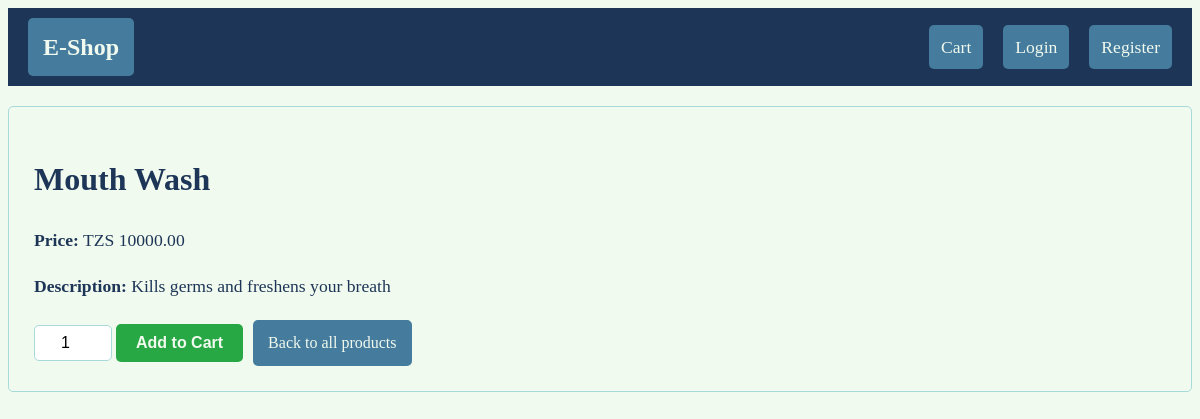
Screenshot of /product/2/ with the database file from the repository.
### store/models.py (models this page shows, shortened)
class Product(models.Model):
    name = models.CharField(max_length=200, null=False, blank=False)
    price = models.DecimalField(max_digits=10, decimal_places=2)
    description = models.TextField(null=True, blank=True)

### store/views.py (the view)
# urls.py: path('product/<int:product_id>/', views.product_detail, name="product_detail"),
def product_detail(request, product_id):
    product = get_object_or_404(Product, pk=product_id)
    context = {'product': product}
    return render(request, 'store/product_detail.html', context)

### store/templates/store/product_detail.html (shortened to what this page needs)
{% extends 'base.html' %}
{% load static %}
{% block content %}
    <div class="product-detail-container">
        <h1>{{ product.name }}</h1>
        <p><strong>Price:</strong> TZS {{ product.price }}</p>
        <p><strong>Description:</strong> {{ product.description }}</p>
        <div class="buttons-container">
            <form method="POST" action="{% url 'add_to_cart' product.id %}">
                <input type="number" name="quantity" value="1" min="1" class="quantity-input">
                <button type="submit" class="add-to-cart-btn">Add to Cart</button>
            </form>
            <a href="{% url 'store' %}">Back to all products</a>
        </div>
    </div>
{% endblock content %}

### store/static/css/main.css (style rules this page uses)
:root { --red-pantone: #e63946ff; --honeydew: #f1faeeff; --non-photo-blue: #a8dadcff; --cerulean: #457b9dff; --berkeley-blue: #1d3557ff; }
body { font-family: "Comic Sans MS", "Comic Sans", cursive; background-color: var(--honeydew); color: var(--berkeley-blue); line-height: 1.6; }
h1 { color: var(--cerulean); text-align: center; }
a { display: inline-block; padding: 10px 15px; text-decoration: none; background-color: var(--cerulean); color: var(--honeydew); border-radius: 5px; transition: background-color 0.3s ease; }
.product-detail-container { background: var(--honeydew); border: 1px solid var(--non-photo-blue); border-radius: 5px; padding: 25px; margin-top: 20px; }
.product-detail-container h1 { text-align: left; color: var(--berkeley-blue); }
.product-detail-container p { font-size: 1.1em; }
.add-to-cart-btn { background-color: #28a745; color: var(--honeydew); border: none; padding: 10px 20px; border-radius: 5px; cursor: pointer; font-size: 1em; font-weight: bold; transition: background-color 0.3s ease; }
.buttons-container { display: flex; align-items: center; gap: 10px; margin-top: 20px; }
.quantity-input { width: 60px; padding: 8px; text-align: center; border: 1px solid var(--non-photo-blue); border-radius: 5px; font-size: 1em; }

### rows the page displays
Product: name "Mouth Wash", price "10000.00", description "Kills germs and freshens your breath"
